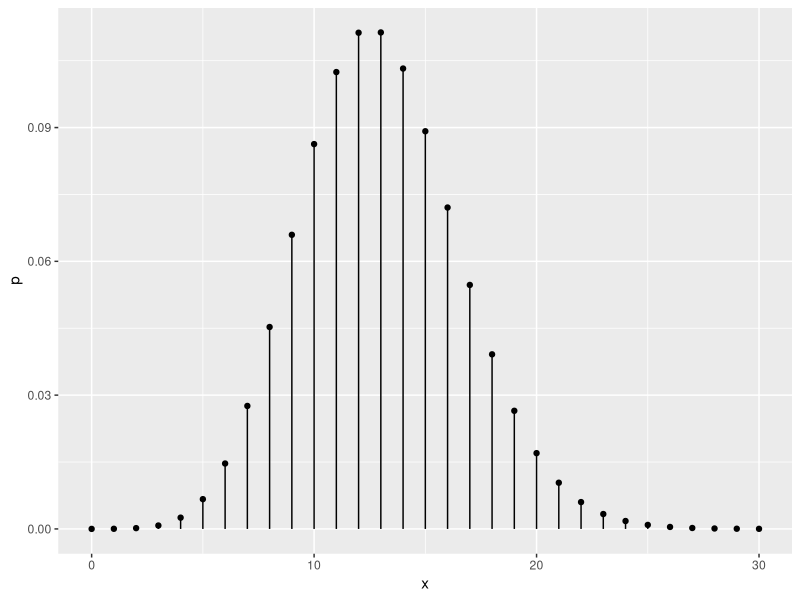

This figure's R source:
## ---- chunk 1
# Load packages
library(tidyverse)
library(patchwork)
library(knitr)
library(kableExtra)
library(broom)
## ---- chunk 2
## Parameters
N <- 422324L
M <- as.integer(round(48090 * N/36991981))
n <- 10000L
x <- 13
## ---- chunk 3
## Hypergeometric
Mhat1 <- as.integer(round(N*x/n))

Mlower1 <- x
p <- dhyper(x, Mlower1, N - Mlower1, n)

while(p <= .05){
  Mlower1 <- Mlower1 + 1
  p <- dhyper(x, Mlower1, N - Mlower1, n)
}

Mupper1 <- 4 * Mhat1
p <- dhyper(x, Mupper1, N - Mupper1, n)

while(p <= .05){
  Mupper1 <- Mupper1 - 1
  p <- dhyper(x, Mupper1, N - Mupper1, n)
}

precision1 <- Mupper1 - Mlower1
## ---- chunk 4
mydata <- tibble(x=0:30, 
                 p=dhyper(x, M, N, n),
                 Mhat = N * x/n)


## ---- chunk 5
mydata |> 
  ggplot(aes(x = x, xend =x, y = p, yend = 0)) + 
  geom_segment() +
  geom_point()
## ---- chunk 6
## Hypergeometric
Mhat2 <- round(N*x/n)

Mlower2 <- x
p <- dbinom(x, n , Mlower2/N)

while(p <= .05){
  Mlower2 <- Mlower2 + 1
  p <- dbinom(x, n , Mlower2/N)
}

Mupper2 <- 4 * Mhat2
p <- dbinom(x, n , Mupper2/N)

while(p <= .05){
  Mupper2 <- Mupper2 - 1
 p <- dbinom(x, n , Mupper2/N)
}

precision2 <- Mupper2 - Mlower2
